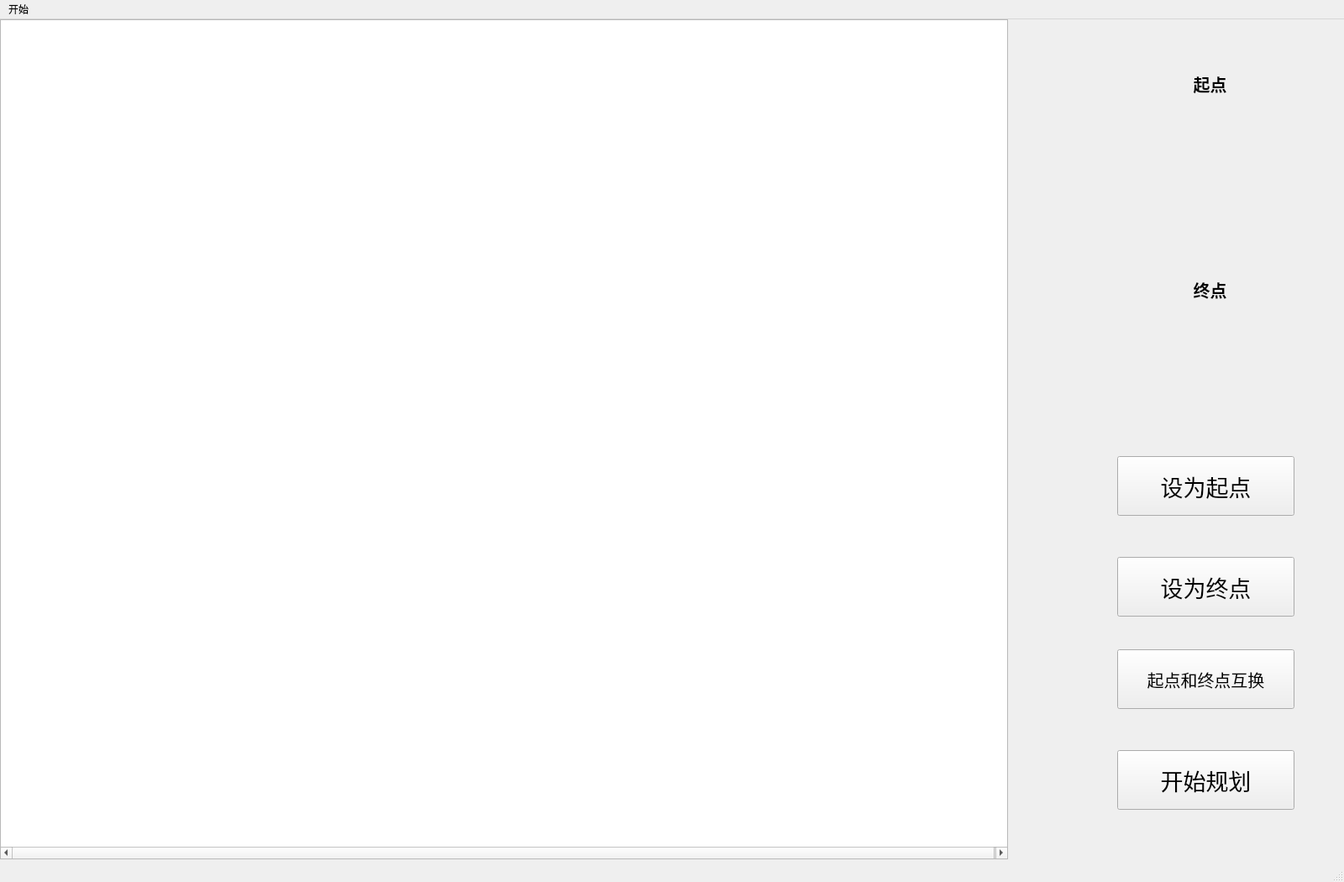
<?xml version="1.0" encoding="UTF-8"?>
<ui version="4.0">
 <class>MainWindow</class>
 <widget class="QMainWindow" name="MainWindow">
  <property name="geometry">
   <rect>
    <x>0</x>
    <y>0</y>
    <width>1600</width>
    <height>1050</height>
   </rect>
  </property>
  <property name="windowTitle">
   <string>全国地铁交通网</string>
  </property>
  <widget class="QWidget" name="centralwidget">
   <widget class="MyQgraphview" name="graphicsView">
    <property name="geometry">
     <rect>
      <x>0</x>
      <y>0</y>
      <width>1200</width>
      <height>1000</height>
     </rect>
    </property>
    <property name="sizePolicy">
     <sizepolicy hsizetype="Fixed" vsizetype="Fixed">
      <horstretch>0</horstretch>
      <verstretch>0</verstretch>
     </sizepolicy>
    </property>
    <property name="styleSheet">
     <string notr="true"/>
    </property>
    <property name="interactive">
     <bool>true</bool>
    </property>
    <property name="sceneRect">
     <rectf>
      <x>0.000000000000000</x>
      <y>0.000000000000000</y>
      <width>1200.000000000000000</width>
      <height>900.000000000000000</height>
     </rectf>
    </property>
    <property name="alignment">
     <set>Qt::AlignLeading|Qt::AlignLeft|Qt::AlignVCenter</set>
    </property>
    <property name="viewportUpdateMode">
     <enum>QGraphicsView::MinimalViewportUpdate</enum>
    </property>
   </widget>
   <widget class="QPushButton" name="way_go">
    <property name="geometry">
     <rect>
      <x>1330</x>
      <y>870</y>
      <width>211</width>
      <height>71</height>
     </rect>
    </property>
    <property name="font">
     <font>
      <pointsize>20</pointsize>
     </font>
    </property>
    <property name="text">
     <string>开始规划</string>
    </property>
   </widget>
   <widget class="QWidget" name="layoutWidget">
    <property name="geometry">
     <rect>
      <x>1320</x>
      <y>40</y>
      <width>241</width>
      <height>441</height>
     </rect>
    </property>
    <layout class="QVBoxLayout" name="verticalLayout" stretch="0,0,0,0">
     <property name="spacing">
      <number>50</number>
     </property>
     <property name="sizeConstraint">
      <enum>QLayout::SetDefaultConstraint</enum>
     </property>
     <property name="topMargin">
      <number>0</number>
     </property>
     <item>
      <widget class="QLabel" name="start">
       <property name="minimumSize">
        <size>
         <width>139</width>
         <height>0</height>
        </size>
       </property>
       <property name="font">
        <font>
         <family>Adobe 宋体 Std L</family>
         <pointsize>15</pointsize>
         <bold>true</bold>
        </font>
       </property>
       <property name="text">
        <string>起点</string>
       </property>
       <property name="alignment">
        <set>Qt::AlignCenter</set>
       </property>
      </widget>
     </item>
     <item>
      <widget class="QLabel" name="start_point">
       <property name="font">
        <font>
         <family>Adobe 宋体 Std L</family>
         <pointsize>18</pointsize>
         <bold>true</bold>
        </font>
       </property>
       <property name="text">
        <string/>
       </property>
       <property name="alignment">
        <set>Qt::AlignCenter</set>
       </property>
      </widget>
     </item>
     <item>
      <widget class="QLabel" name="end">
       <property name="minimumSize">
        <size>
         <width>139</width>
         <height>0</height>
        </size>
       </property>
       <property name="font">
        <font>
         <family>Adobe 宋体 Std L</family>
         <pointsize>15</pointsize>
         <bold>true</bold>
        </font>
       </property>
       <property name="text">
        <string>终点</string>
       </property>
       <property name="alignment">
        <set>Qt::AlignCenter</set>
       </property>
      </widget>
     </item>
     <item>
      <widget class="QLabel" name="end_point">
       <property name="font">
        <font>
         <family>Adobe 宋体 Std L</family>
         <pointsize>18</pointsize>
         <bold>true</bold>
        </font>
       </property>
       <property name="text">
        <string/>
       </property>
       <property name="alignment">
        <set>Qt::AlignCenter</set>
       </property>
      </widget>
     </item>
    </layout>
   </widget>
   <widget class="QPushButton" name="set_endpoint">
    <property name="geometry">
     <rect>
      <x>1330</x>
      <y>640</y>
      <width>211</width>
      <height>71</height>
     </rect>
    </property>
    <property name="font">
     <font>
      <pointsize>20</pointsize>
     </font>
    </property>
    <property name="text">
     <string>设为终点</string>
    </property>
   </widget>
   <widget class="QPushButton" name="set_startpoint">
    <property name="geometry">
     <rect>
      <x>1330</x>
      <y>520</y>
      <width>211</width>
      <height>71</height>
     </rect>
    </property>
    <property name="font">
     <font>
      <pointsize>20</pointsize>
     </font>
    </property>
    <property name="text">
     <string>设为起点</string>
    </property>
   </widget>
   <widget class="QPushButton" name="change">
    <property name="geometry">
     <rect>
      <x>1330</x>
      <y>750</y>
      <width>211</width>
      <height>71</height>
     </rect>
    </property>
    <property name="font">
     <font>
      <pointsize>15</pointsize>
     </font>
    </property>
    <property name="text">
     <string>起点和终点互换</string>
    </property>
   </widget>
  </widget>
  <widget class="QMenuBar" name="menubar">
   <property name="geometry">
    <rect>
     <x>0</x>
     <y>0</y>
     <width>1600</width>
     <height>30</height>
    </rect>
   </property>
   <widget class="QMenu" name="menu">
    <property name="title">
     <string>开始</string>
    </property>
    <addaction name="action1"/>
   </widget>
   <addaction name="menu"/>
  </widget>
  <widget class="QStatusBar" name="statusbar"/>
  <action name="action1">
   <property name="text">
    <string>退出</string>
   </property>
  </action>
 </widget>
 <customwidgets>
  <customwidget>
   <class>MyQgraphview</class>
   <extends>QGraphicsView</extends>
   <header>myqgraphview.h</header>
  </customwidget>
 </customwidgets>
 <resources/>
 <connections/>
</ui>
